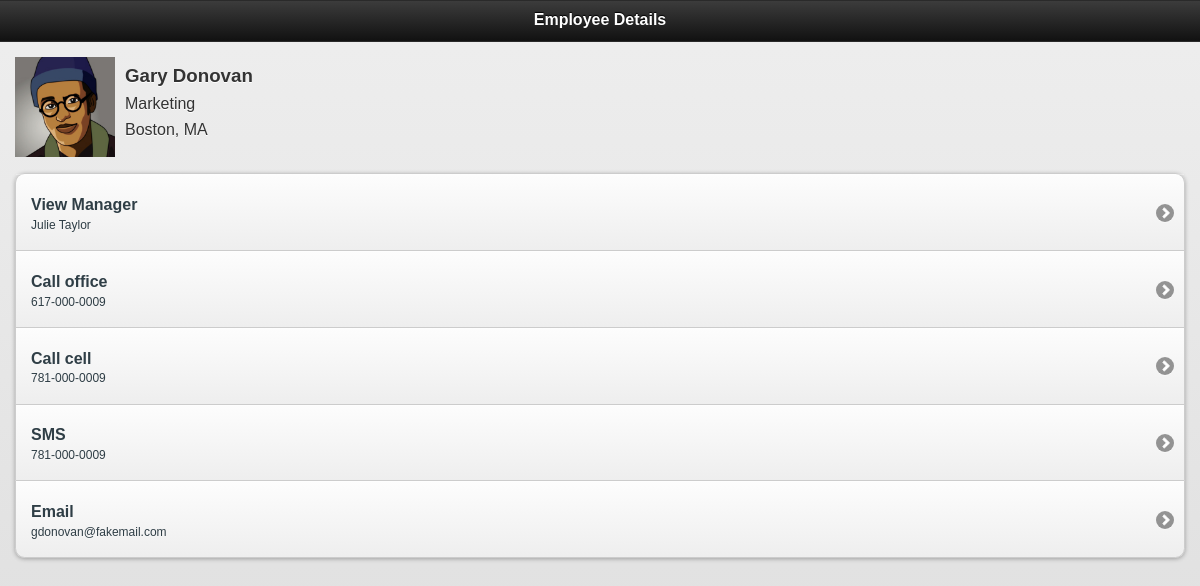
The page /employeedetails.php?id=9 on the database its author committed.
### tables this page shows
CREATE TABLE `employee` (
  `id` int(11) NOT NULL AUTO_INCREMENT,
  `firstName` varchar(30) NOT NULL,
  `lastName` varchar(30) NOT NULL,
  `managerId` int(11) NOT NULL,
  `title` varchar(45) NOT NULL,
  `department` varchar(45) NOT NULL,
  `officePhone` varchar(45) NOT NULL,
  `cellPhone` varchar(45) NOT NULL,
  `email` varchar(45) NOT NULL,
  `city` varchar(45) NOT NULL,
  `picture` varchar(250) NOT NULL,
  PRIMARY KEY (`id`)
);

### www/employeedetails.php (the view, shortened to what this page needs)
<!DOCTYPE HTML>
<html>
<head>
<link rel="stylesheet" href="css/jquery.mobile-1.0rc2.min.css" />
<link rel="stylesheet" href="css/styles.css" />
</head>
<body>
<div data-role="page" data-add-back-btn="true">
	<div data-role="header">
		<h1>Employee Details</h1>
	</div>
  	<div data-role="content">
		<?php
		include 'config.php';
		$sql = "select e.id, e.firstName, e.lastName, e.managerId, e.title, e.department, e.city, e.officePhone, e.cellPhone, " .
				"e.email, e.picture, m.firstName managerFirstName, m.lastName managerLastName, count(r.id) reportCount " .
				"from employee e left join employee r on r.managerId = e.id left join employee m on e.managerId = m.id " .
				"where e.id=:id group by e.lastName order by e.lastName, e.firstName";
		try {
			$dbh = new PDO("mysql:host=$dbhost;dbname=$dbname", $dbuser, $dbpass);
			$dbh->setAttribute(PDO::ATTR_ERRMODE, PDO::ERRMODE_EXCEPTION);
			$stmt = $dbh->prepare($sql);
			$stmt->bindParam("id", $_GET[id]);
			$stmt->execute();
			$employee = $stmt->fetchObject();
		?>
  			<img src="pics/<?php echo $employee->picture ?>" class="employee-pic" width="100"/>
			<div class="employee-details">
       			<h3><?php echo "$employee->firstName $employee->lastName" ?></h3>
       			<p><?php echo $employee->title?></p>
       			<p><?php echo $employee->city?></p>
   			</div>
    		<ul data-role="listview" data-inset="true" class="action-list">
		    	<?php
	    		if ($employee->managerId > 0)
	    		{
					echo "<li><a href='employeedetails.php?id=$employee->managerId'><h3>View Manager</h3><p>$employee->managerFirstName $employee->managerLastName</p></a></li>";
				}
		    	if (!is_null($employee->officePhone))
		    	{
					echo "<li><a href='tel:$employee->officePhone'><h3>Call office</h3><p>$employee->officePhone</p></a></li>";
				}
		    	if (!is_null($employee->cellPhone))
		    	{
					echo "<li><a href='tel:$employee->cellPhone'><h3>Call cell</h3><p>$employee->cellPhone</p></a></li>";
					echo "<li><a href='sms:$employee->cellPhone'><h3>SMS</h3><p>$employee->cellPhone</p></a></li>";
				}
		    	if (!is_null($employee->email))
		    	{
					echo "<li><a href='mailto:$employee->email'><h3>Email</h3><p>$employee->email</p></a></li>";
				}
		    	?>
    		</ul>
		<?php
		} catch(PDOException $e) {
			echo $e->getMessage();
		}
		?>
  	</div>
</div>
</body>
</html>

### www/css/styles.css (style rules this page uses)
.employee-pic { float: left; padding-right: 10px; padding-bottom: 16px; }
.employee-details h3, .employee-details p { margin-top: 8px; margin-bottom: 4px; }
.action-list { clear: both; }

### rows shown on the page
employee: picture (picture), firstName "Gary", lastName "Donovan", title "Marketing", city "Boston, MA", employee.firstName "Julie", employee.lastName "Taylor", officePhone "617-000-0009", cellPhone "781-000-0009", email "gdonovan@fakemail.com"
